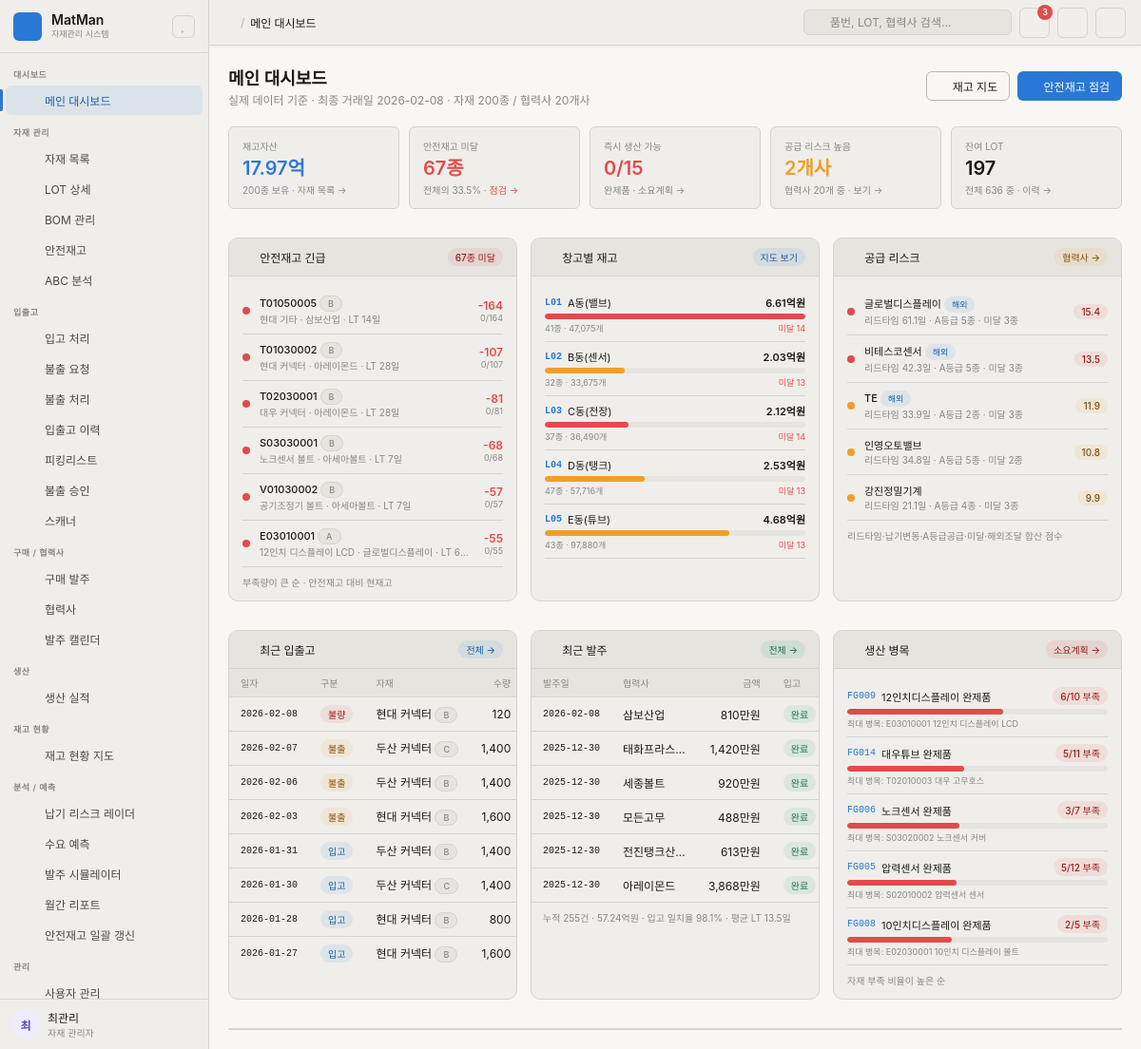
The page / on the database its author committed.
### tables this page shows
CREATE TABLE Transaction_tb (
    T_ID   TEXT PRIMARY KEY,           -- 거래번호
    Lot_ID TEXT,
    T_Type TEXT,                       -- 입고 / 불출
    T_Date TEXT,
    T_Num  INTEGER,                    -- 수량
    EP_ID  TEXT
);

CREATE TABLE Safe_tb (
    P_ID          TEXT PRIMARY KEY,
    Lead_Time     INTEGER,             -- 리드타임(일)
    Sf_Lv         TEXT,                -- 등급 A/B/C (5개 점수 합계로 결정)
    Sf_Num        INTEGER,             -- 안전재고 수량 = 공식 계산 결과
    Price_Score   INTEGER,             -- 단가        1~3점
    Sub_Score     INTEGER,             -- 대체가능성  1~3점
    Impact_Score  INTEGER,             -- 결품영향도  1~3점
    Supply_Score  INTEGER,             -- 공급안정성  1~3점
    Usage_Score   INTEGER              -- 사용빈도    1~3점 (원본에 70건 결측)
);

CREATE TABLE Location_tb (
    Loc_ID     TEXT PRIMARY KEY,       -- 창고 코드 (L01~L05)
    Loc_N      TEXT                    -- 창고명
);

CREATE TABLE Company_tb (
    BRN        TEXT PRIMARY KEY,       -- 협력사 코드
    CP_N       TEXT,                   -- 협력사명
    Is_Foreign TEXT                    -- 해외 여부 Y/N
);

CREATE TABLE Product_tb (
    P_ID        TEXT PRIMARY KEY,      -- 자재코드 9자리 = 대(1)+중(2)+소(2)+일련(4)
    P_N         TEXT,                  -- 자재명
    Spec        TEXT,                  -- 규격/재질 (예: M6×12 SUS304, [대체] 표기 포함)
    BRN         TEXT,                  -- 공급 협력사
    P_Price     REAL,                  -- 단가
    MainCat     TEXT,
    SubCat      TEXT,
    DetailCat   TEXT,
    MinOrderQty INTEGER,               -- 최소발주수량(MOQ)
    PkgUnit     INTEGER                -- 포장단위
);

CREATE TABLE Purchase_Header_tb (
    H_ID   TEXT PRIMARY KEY,           -- 발주번호 PO...
    BRN    TEXT,                       -- 발주처
    P_Date TEXT                        -- 발주일
);

CREATE TABLE FG_tb (
    FG_ID    TEXT PRIMARY KEY,         -- 완제품 코드 FG001~FG015
    FG_N     TEXT,                     -- 완제품명
    MainCat  TEXT,                     -- 대분류 (V/S/E/U/T)
    SubCat   TEXT,                     -- 중분류
    Unit     TEXT                      -- 단위
);

CREATE TABLE BOM_tb (
    BOM_ID   TEXT PRIMARY KEY,         -- BOM0001~
    FG_ID    TEXT,                     -- 완제품
    P_ID     TEXT,                     -- 소요 자재
    Spec     TEXT,                     -- 규격
    BOM_Qty  INTEGER,                  -- 완제품 1대당 소요량
    Unit     TEXT,
    BOM_Type TEXT                      -- '표준' 또는 '대체 (→원자재P_ID)'
);

### app.py (the view)
@app.route("/")
def dashboard():
    conn = db.connect()
    try:
        data = db.dashboard(conn)
    finally:
        conn.close()
    return render_template("dashboard.html", **get_menu_context("dashboard"),
                           page_title="메인 대시보드", d=data)

### templates/dashboard.html (shortened to what this page needs)
{% extends "base.html" %}
{% block content %}
{% macro won(n) -%}
{%- if n >= 100000000 -%}{{ "%.2f"|format(n/100000000) }}억
{%- elif n >= 10000 -%}{{ "{:,.0f}".format(n/10000) }}만
{%- else -%}{{ "{:,.0f}".format(n) }}{%- endif -%}
{%- endmacro %}
<div class="page-header">
  <div>
    <div class="page-title">메인 대시보드</div>
    <div class="page-subtitle">
      실제 데이터 기준 · 최종 거래일 {{ d.date_to }} · 자재 {{ d.kpi.item_cnt }}종 / 협력사 {{ d.kpi.supplier_cnt }}개사
    </div>
  </div>
  <div class="page-actions">
    <a href="/stock-map" class="btn"><i class="ti ti-building-warehouse"></i>재고 지도</a>
    <a href="/safety-stock" class="btn btn-primary"><i class="ti ti-shield-check"></i>안전재고 점검</a>
  </div>
</div>
<div class="kpi-grid kpi-grid-5">
  <div class="kpi-card">
    <div class="kpi-label">재고자산</div>
    <div class="kpi-value kpi-ac">{{ "%.2f"|format(d.kpi.stock_value/100000000) }}억</div>
    <div class="kpi-sub">{{ d.kpi.item_cnt }}종 보유 · <a href="/products">자재 목록 →</a></div>
  </div>
  <div class="kpi-card">
    <div class="kpi-label">안전재고 미달</div>
    <div class="kpi-value kpi-dn">{{ d.kpi.short_cnt }}종</div>
    <div class="kpi-sub">전체의 {{ d.kpi.short_pct }}% · <a href="/safety-stock" style="color:var(--fill-danger)">점검 →</a></div>
  </div>
  <div class="kpi-card">
    <div class="kpi-label">즉시 생산 가능</div>
    <div class="kpi-value {% if d.kpi.makeable == 0 %}kpi-dn{% else %}kpi-ok{% endif %}">{{ d.kpi.makeable }}/{{ d.kpi.fg_cnt }}</div>
    <div class="kpi-sub">완제품 · <a href="/bom">소요계획 →</a></div>
  </div>
  <div class="kpi-card">
    <div class="kpi-label">공급 리스크 높음</div>
    <div class="kpi-value kpi-wn">{{ d.kpi.risk_high }}개사</div>
    <div class="kpi-sub">협력사 {{ d.kpi.supplier_cnt }}개 중 · <a href="/suppliers">보기 →</a></div>
  </div>
  <div class="kpi-card">
    <div class="kpi-label">잔여 LOT</div>
    <div class="kpi-value">{{ d.kpi.lot_live }}</div>
    <div class="kpi-sub">전체 {{ d.kpi.lot_total }} 중 · <a href="/tx-history">이력 →</a></div>
  </div>
</div>
<div class="dash-grid" style="margin-top:14px">
  <div class="card">
    <div class="card-header">
      <i class="ti ti-alert-triangle" style="color:var(--fill-danger)"></i>
      <span class="card-title">안전재고 긴급</span>
      <a href="/safety-stock" class="badge badge-danger">{{ d.kpi.short_cnt }}종 미달</a>
    </div>
    <div class="card-body">
      {% for r in d.urgent %}
      <div class="risk-row">
        <div class="risk-level lv-crit"></div>
        <div style="flex:1;min-width:0">
          <div style="font-size:11px;font-weight:500">{{ r.P_ID }}
            <span class="badge badge-muted" style="font-size:9px">{{ r.grade }}</span>
          </div>
          <div style="font-size:10px;color:var(--text-muted);white-space:nowrap;overflow:hidden;text-overflow:ellipsis">
            {{ r.P_N }} · {{ r.supplier or '-' }} · LT {{ r.lead_time }}일
          </div>
        </div>
        <div style="text-align:right;flex-shrink:0">
          <div style="font-size:12px;font-weight:600;color:var(--fill-danger)">{{ r.diff }}</div>
          <div style="font-size:9px;color:var(--text-muted)">{{ r.stock }}/{{ r.safe_qty }}</div>
        </div>
      </div>
      {% endfor %}
      <div style="font-size:10px;color:var(--text-muted);padding-top:8px">부족량이 큰 순 · 안전재고 대비 현재고</div>
    </div>
  </div>
  <div class="card">
    <div class="card-header">
      <i class="ti ti-building-warehouse" style="color:var(--fill-accent)"></i>
      <span class="card-title">창고별 재고</span>
      <a href="/stock-map" class="badge badge-primary">지도 보기</a>
    </div>
    <div class="card-body">
      {% for z in d.zones %}
      <div style="padding:7px 0;border-bottom:0.5px solid var(--border)">
        <div style="display:flex;align-items:center;gap:6px;margin-bottom:4px">
          <span style="font-family:ui-monospace,monospace;font-size:10px;font-weight:600;color:var(--fill-accent)">{{ z.Loc_ID }}</span>
          <span style="font-size:11px;flex:1">{{ z.Loc_N }}</span>
          <span style="font-size:11px;font-weight:600">{{ won(z.value) }}원</span>
        </div>
        <div class="progress">
          <div class="progress-fill {% if z.short_cnt >= 14 %}progress-dn{% elif z.short_cnt >= 13 %}progress-wn{% else %}progress-ok{% endif %}"
               style="width:{{ (z.value / d.zone_max * 100)|round(1) }}%"></div>
        </div>
        <div style="display:flex;justify-content:space-between;font-size:9px;color:var(--text-muted);margin-top:3px">
          <span>{{ z.item_cnt }}종 · {{ "{:,}".format(z.qty) }}개</span>
          <span style="color:var(--fill-danger)">미달 {{ z.short_cnt }}</span>
        </div>
      </div>
      {% endfor %}
    </div>
  </div>
  <div class="card">
    <div class="card-header">
      <i class="ti ti-building-store" style="color:var(--fill-warning)"></i>
      <span class="card-title">공급 리스크</span>
      <a href="/suppliers" class="badge badge-warning">협력사 →</a>
    </div>
    <div class="card-body">
      {% for c in d.risk_suppliers %}
      <div class="risk-row">
        <div class="risk-level {% if c.risk_lv == '높음' %}lv-crit{% elif c.risk_lv == '보통' %}lv-high{% else %}lv-ok{% endif %}"></div>
        <div style="flex:1;min-width:0">
          <div style="font-size:11px;font-weight:500">{{ c.CP_N }}
            {% if c.is_foreign == 'Y' %}<span class="badge badge-primary" style="font-size:9px">해외</span>{% endif %}
          </div>
          <div style="font-size:10px;color:var(--text-muted)">
            리드타임 {{ c.lt_avg }}일 · A등급 {{ c.grade_a }}종 · 미달 {{ c.short_cnt }}종
          </div>
        </div>
        <span class="badge {% if c.risk_lv == '높음' %}badge-danger{% elif c.risk_lv == '보통' %}badge-warning{% else %}badge-success{% endif %}">{{ c.risk }}</span>
      </div>
      {% endfor %}
      <div style="font-size:10px;color:var(--text-muted);padding-top:8px">리드타임·납기변동·A등급공급·미달·해외조달 합산 점수</div>
    </div>
  </div>
</div>
<div class="dash-grid" style="margin-top:14px">
  <div class="card">
    <div class="card-header">
      <i class="ti ti-history" style="color:var(--fill-accent)"></i>
      <span class="card-title">최근 입출고</span>
      <a href="/tx-history" class="badge badge-primary">전체 →</a>
    </div>
    <div class="card-body" style="padding:0">
      <table class="table">
        <thead><tr><th>일자</th><th>구분</th><th>자재</th><th style="text-align:right">수량</th></tr></thead>
        <tbody>
          {% for t in d.recent_tx %}
          <tr>
            <td style="font-family:ui-monospace,monospace;font-size:10px">{{ t.T_Date }}</td>
            <td><span class="badge {% if t.kind == 'in' %}badge-primary{% elif t.kind == 'bad' %}badge-danger{% elif t.kind == 'move' %}badge-muted{% else %}badge-warning{% endif %}">{{ t.T_Type }}</span></td>
            <td style="max-width:130px;overflow:hidden;text-overflow:ellipsis;white-space:nowrap">
              {{ t.P_N }}{% if t.grade %} <span class="badge badge-muted" style="font-size:9px">{{ t.grade }}</span>{% endif %}
            </td>
            <td style="text-align:right">{{ "{:,}".format(t.T_Num) }}</td>
          </tr>
          {% endfor %}
        </tbody>
      </table>
    </div>
  </div>
  <div class="card">
    <div class="card-header">
      <i class="ti ti-truck-delivery" style="color:var(--fill-success)"></i>
      <span class="card-title">최근 발주</span>
      <a href="/purchase" class="badge badge-success">전체 →</a>
    </div>
    <div class="card-body" style="padding:0">
      <table class="table">
        <thead><tr><th>발주일</th><th>협력사</th><th style="text-align:right">금액</th><th>입고</th></tr></thead>
        <tbody>
          {% for o in d.recent_po %}
          <tr>
            <td style="font-family:ui-monospace,monospace;font-size:10px">{{ o.date }}</td>
            <td style="max-width:90px;overflow:hidden;text-overflow:ellipsis;white-space:nowrap">{{ o.supplier }}</td>
            <td style="text-align:right">{{ won(o.amount) }}원</td>
            <td>
              {% if o.short %}<span class="badge badge-danger">부족 {{ o.short }}</span>
              {% else %}<span class="badge badge-success">완료</span>{% endif %}
            </td>
          </tr>
          {% endfor %}
        </tbody>
      </table>
      <div style="padding:8px 12px;font-size:10px;color:var(--text-muted);border-top:0.5px solid var(--border)">
        누적 {{ d.po_sum.order_cnt }}건 · {{ won(d.po_sum.amount) }}원 · 입고 일치율 {{ d.po_sum.ok_pct }}% · 평균 LT {{ d.po_sum.lead_avg }}일
      </div>
    </div>
  </div>
  <div class="card">
    <div class="card-header">
      <i class="ti ti-tool" style="color:var(--fill-danger)"></i>
      <span class="card-title">생산 병목</span>
      <a href="/bom" class="badge badge-danger">소요계획 →</a>
    </div>
    <div class="card-body">
      {% for f in d.fg_blocked %}
      <div style="padding:7px 0;border-bottom:0.5px solid var(--border)">
        <div style="display:flex;align-items:center;gap:6px">
          <span style="font-family:ui-monospace,monospace;font-size:10px;color:var(--fill-accent)">{{ f.FG_ID }}</span>
          <span style="font-size:11px;flex:1;overflow:hidden;text-overflow:ellipsis;white-space:nowrap">{{ f.FG_N }}</span>
          <span class="badge badge-danger">{{ f.zero_parts }}/{{ f.part_cnt }} 부족</span>
        </div>
        <div class="progress" style="margin-top:4px">
          <div class="progress-fill progress-dn" style="width:{{ (f.zero_parts / f.part_cnt * 100)|round(0) }}%"></div>
        </div>
        <div style="font-size:9px;color:var(--text-muted);margin-top:3px">
          최대 병목: {{ f.neck_pid }} {{ f.neck_name }}
        </div>
      </div>
      {% endfor %}
      <div style="font-size:10px;color:var(--text-muted);padding-top:8px">자재 부족 비율이 높은 순</div>
    </div>
  </div>
</div>
<div class="card" style="margin-top:14px">
  <div class="card-header">
  </div>
</div>
{% endblock %}

### templates/base.html (shortened to what this page needs)
<!DOCTYPE html>
<html lang="ko">
<head>
  <link rel="stylesheet" href="{{ url_for('static', filename='vendor/tabler-icons.css') }}">
  <link rel="stylesheet" href="{{ url_for('static', filename='css/main.css') }}">
</head>
<body>
<aside class="sidebar" id="sidebar">
  <div class="sb-logo">
    <div class="sb-logo-icon"><i class="ti ti-building-warehouse"></i></div>
    <div class="sb-logo-text">
      <div class="sb-logo-title">MatMan</div>
      <div class="sb-logo-sub">자재관리 시스템</div>
    </div>
    <button class="sb-collapse-btn" id="sidebar-toggle" title="사이드바 접기">
      <i class="ti ti-layout-sidebar-left-collapse"></i>
    </button>
  </div>
  <nav class="sb-nav">
    {% for group in menus %}
    <div class="sb-group">
      <div class="sb-group-label">{{ group.group }}</div>
      {% for item in group.menu_items %}
      <a href="{{ item.url }}" class="sb-item {% if item.id == active_id %}active{% endif %}" data-id="{{ item.id }}">
        <i class="ti {{ item.icon }} sb-item-icon"></i>
        <span class="sb-item-label">{{ item.label }}</span>
      </a>
      {% endfor %}
    </div>
    {% endfor %}
  </nav>
  <div class="sb-footer">
    <div class="sb-user">
      <div class="sb-user-avatar">최</div>
      <div class="sb-user-info">
        <div class="sb-user-name">최관리</div>
        <div class="sb-user-role">자재 관리자</div>
      </div>
      <a href="/users" class="sb-user-settings"><i class="ti ti-settings"></i></a>
    </div>
  </div>
</aside>
<div class="main-wrap" id="main-wrap">
  <header class="topbar">
    <div class="topbar-breadcrumb">
      <span class="tb-home"><i class="ti ti-home"></i></span>
      <span class="tb-sep">/</span>
      <span class="tb-current">{{ page_title }}</span>
    </div>
    <div class="topbar-right">
      <div class="topbar-search">
        <i class="ti ti-search"></i>
        <input type="text" placeholder="품번, LOT, 협력사 검색..." class="topbar-search-inp">
      </div>
      <button class="topbar-icon-btn" title="알림">
        <i class="ti ti-bell"></i>
        <span class="notif-badge">3</span>
      </button>
      <button class="topbar-icon-btn" title="납기 리스크">
        <i class="ti ti-radar" style="color:#E24B4A"></i>
      </button>
      <button class="topbar-icon-btn" title="스캐너">
        <i class="ti ti-scan"></i>
      </button>
    </div>
  </header>
  <main class="page-content">
    {% block content %}{% endblock %}
  </main>
</div>
</body>
</html>

### rows shown on the page
Transaction_tb: date_to "2026-02-08", T_Date "2026-02-08", T_Type "불량"
Safe_tb: P_ID "T01050005", grade "B", P_N "현대 기타", supplier "삼보산업", lead_time "14", diff "-164", stock "0", safe_qty "164"
Safe_tb: P_ID "T01030002", grade "B", P_N "현대 커넥터", supplier "아레이몬드", lead_time "28", diff "-107", stock "0", safe_qty "107"
Safe_tb: P_ID "T02030001", grade "B", P_N "대우 커넥터", supplier "아레이몬드", lead_time "28", diff "-81", stock "0", safe_qty "81"
Safe_tb: P_ID "S03030001", grade "B", P_N "노크센서 볼트", supplier "아세아볼트", lead_time "7", diff "-68", stock "0", safe_qty "68"
Safe_tb: P_ID "V01030002", grade "B", P_N "공기조정기 볼트", supplier "아세아볼트", lead_time "7", diff "-57", stock "0", safe_qty "57"
Safe_tb: P_ID "E03010001", grade "A", P_N "12인치 디스플레이 LCD", supplier "글로벌디스플레이", lead_time "64", diff "-55", stock "0", safe_qty "55"
Location_tb: Loc_ID "L01", Loc_N "A동(밸브)", n "6.61", {{ (z.value / d.zone_max * 100)|round(1) }} 100.0 (drawn), item_cnt "41", qty "47,075", short_cnt "14"
Location_tb: Loc_ID "L02", Loc_N "B동(센서)", n "2.03", {{ (z.value / d.zone_max * 100)|round(1) }} 30.7 (drawn), item_cnt "32", qty "33,675", short_cnt "13"
Location_tb: Loc_ID "L03", Loc_N "C동(전장)", n "2.12", {{ (z.value / d.zone_max * 100)|round(1) }} 32.1 (drawn), item_cnt "37", qty "36,490", short_cnt "14"
Location_tb: Loc_ID "L04", Loc_N "D동(탱크)", n "2.53", {{ (z.value / d.zone_max * 100)|round(1) }} 38.3 (drawn), item_cnt "47", qty "57,716", short_cnt "13"
Location_tb: Loc_ID "L05", Loc_N "E동(튜브)", n "4.68", {{ (z.value / d.zone_max * 100)|round(1) }} 70.7 (drawn), item_cnt "43", qty "97,880", short_cnt "13"
Company_tb: CP_N "글로벌디스플레이", Is_Foreign "해외", lt_avg "61.1", grade_a "5", short_cnt "3", risk "15.4"
Company_tb: CP_N "비테스코센서", Is_Foreign "해외", lt_avg "42.3", grade_a "5", short_cnt "3", risk "13.5"
Company_tb: CP_N "TE", Is_Foreign "해외", lt_avg "33.9", grade_a "2", short_cnt "3", risk "11.9"
Company_tb: CP_N "인영오토밸브", lt_avg "34.8", grade_a "5", short_cnt "2", risk "10.8"
Company_tb: CP_N "강진정밀기계", lt_avg "21.1", grade_a "4", short_cnt "3", risk "9.9"
Product_tb: P_N "현대 커넥터" "현대 커넥터"
Transaction_tb: T_Date "2026-02-07", T_Type "불출", T_Num "1,400"
Product_tb: P_N "두산 커넥터" "두산 커넥터"
Transaction_tb: T_Date "2026-02-06", T_Type "불출", T_Num "1,400"
Product_tb: P_N "두산 커넥터" "두산 커넥터"
Transaction_tb: T_Date "2026-02-03", T_Type "불출", T_Num "1,600"
Product_tb: P_N "현대 커넥터" "현대 커넥터", date "2025-12-30", supplier "아레이몬드", n "3,868"
Transaction_tb: T_Date "2026-01-31", T_Type "입고", T_Num "1,400"
Transaction_tb: T_Date "2026-01-30", T_Type "입고", T_Num "1,400"
Transaction_tb: T_Date "2026-01-28", T_Type "입고", T_Num "800"
Transaction_tb: T_Date "2026-01-27", T_Type "입고", T_Num "1,600"
Product_tb: date "2026-02-08", supplier "삼보산업", n "810"
Product_tb: date "2025-12-30", supplier "태화프라스틱", n "1,420"
Product_tb: date "2025-12-30", supplier "세종볼트", n "920"
Product_tb: date "2025-12-30", supplier "모든고무", n "488"
Product_tb: date "2025-12-30", supplier "전진탱크산업", n "613"
FG_tb: FG_ID "FG009", FG_N "12인치디스플레이 완제품"
BOM_tb: neck_pid "E03010001"
FG_tb: FG_ID "FG014", FG_N "대우튜브 완제품"
BOM_tb: neck_pid "T02010003"
FG_tb: FG_ID "FG006", FG_N "노크센서 완제품"
BOM_tb: neck_pid "S03020002"
FG_tb: FG_ID "FG005", FG_N "압력센서 완제품"
BOM_tb: neck_pid "S02010002"
FG_tb: FG_ID "FG008", FG_N "10인치디스플레이 완제품"
BOM_tb: neck_pid "E02030001"

### other values the page prints
{{ group.group }} "대시보드" "자재 관리" "입출고" "구매 / 협력사" "생산" "재고 현황" "분석 / 예측" "관리"
{{ item.label }} "메인 대시보드" "자재 목록" "LOT 상세" "BOM 관리" "안전재고" "ABC 분석" "입고 처리" "불출 요청" "불출 처리" "입출고 이력" "피킹리스트" "불출 승인" "스캐너" "구매 발주" "협력사" "발주 캘린더" "생산 실적" "재고 현황 지도" "납기 리스크 레이더" "수요 예측" "발주 시뮬레이터" "월간 리포트" "안전재고 일괄 갱신" "사용자 관리"
{{ page_title }} "메인 대시보드"
{{ d.kpi.item_cnt }} "200"
{{ d.kpi.supplier_cnt }} "20"
{{ "%.2f"|format(d.kpi.stock_value/100000000) }} "17.97"
{{ d.kpi.short_cnt }} "67"
{{ d.kpi.short_pct }} "33.5"
{{ d.kpi.makeable }} "0"
{{ d.kpi.fg_cnt }} "15"
{{ d.kpi.risk_high }} "2"
{{ d.kpi.lot_live }} "197"
{{ d.kpi.lot_total }} "636"
{{ t.grade }} "B" "C" "B" "B" "B" "C" "B" "B"
{{ "{:,}".format(t.T_Num) }} "120"
